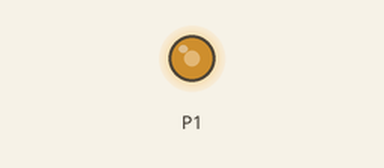
The program below on a simulated BBC micro:bit running MicroPython. On the bench: output pins drawn as LEDs (lit = HIGH).

Above: at 0.05 s.
At 0.85 s:
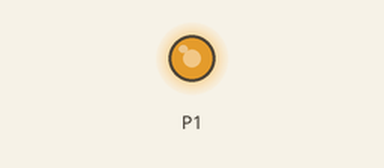
At 1.4 s:
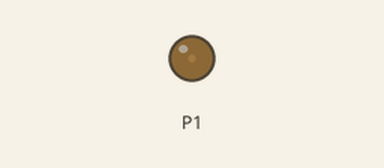
At 1.95 s:
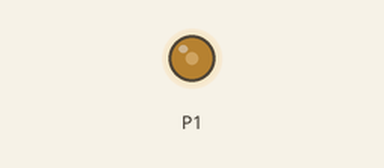
Timing chart, 0 to 4.7 s (numbered marks = the images above):
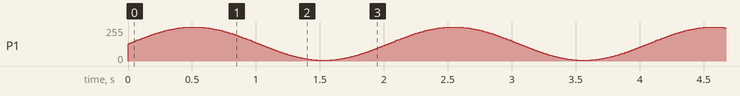

The program:

demo08_breathing_light.py
```python
# 代码参考 https://mpython.readthedocs.io/zh/master/classic/breathing_light.html
import math
from microbit import *

def pulse(pin, period, gears):
    # 呼吸灯核心代码
    # 借用sin正弦函数，将PWM范围控制在 23 - 1023范围内
    # pin 输出引脚
    # period 呼吸一次的周期 单位/毫秒
    # gears 呼吸过程中经历的亮度档位数
    for i in range(2 * gears):
        pin.write_analog(int(math.sin(i / gears * math.pi) * 500) + 523)
        sleep(int(period / (2 * gears)))

while True:
    pulse(pin1, 2000, 100)
```
